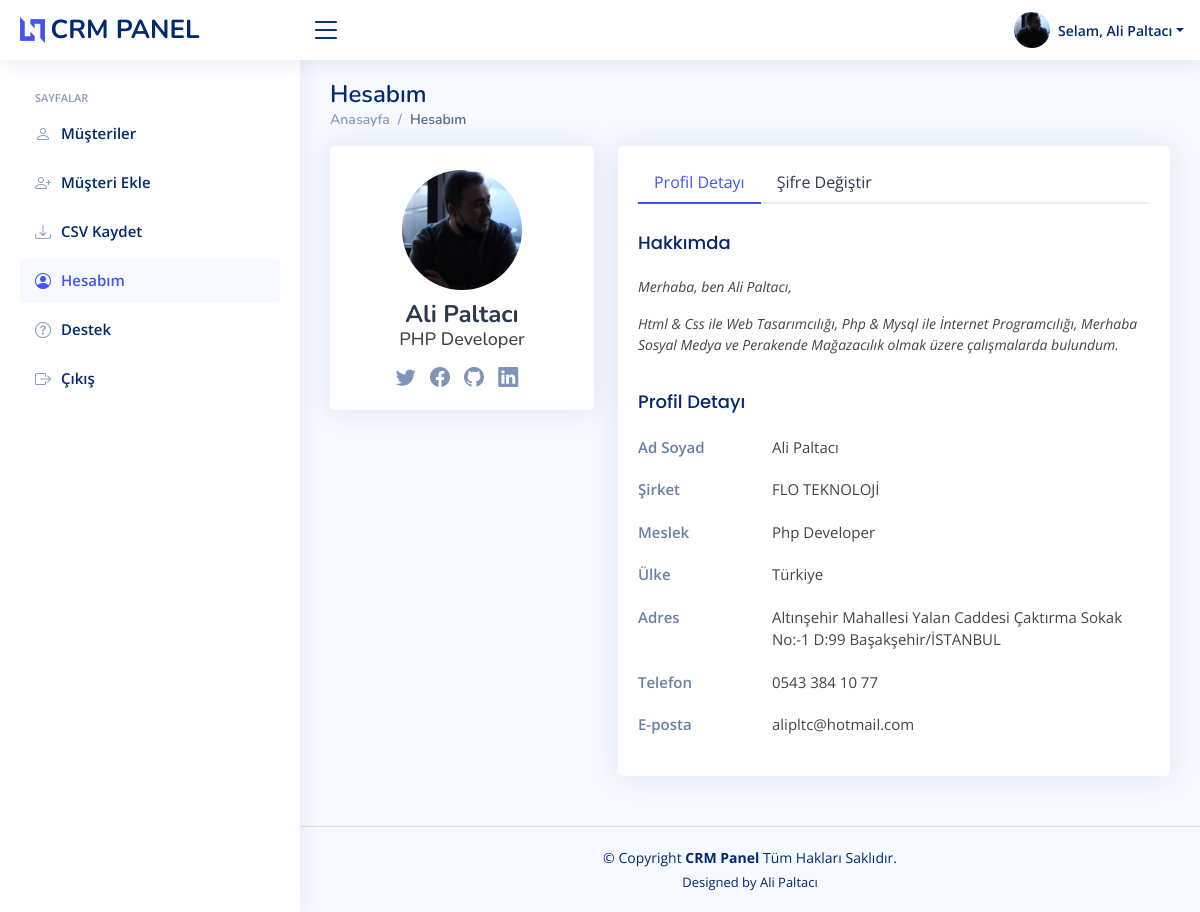
Page /crm/profil.php (signed in) on the committed database.
### tables this page shows
CREATE TABLE `yetkililer` (
  `id` int(11) NOT NULL,
  `AdSoyad` varchar(120) NOT NULL,
  `Email` varchar(120) NOT NULL,
  `Sifre` varchar(150) NOT NULL,
  `Sirket` varchar(50) DEFAULT NULL,
  `Unvan` varchar(50) DEFAULT NULL,
  `Telefon` varchar(11) NOT NULL,
  `Ulke` varchar(15) NOT NULL,
  `Adres` varchar(255) NOT NULL,
  `Cinsiyet` varchar(5) NOT NULL,
  `Resim` varchar(100) NOT NULL,
  `Github` varchar(150) DEFAULT NULL,
  `Linkedin` varchar(150) DEFAULT NULL,
  `Durum` tinyint(1) NOT NULL
);

### crm/template/tr.php (called while the page is built)
<?php
$cevir["musteriler"]      = "Müşteriler";
$cevir["musteri_ekle"]    = "Müşteri Ekle";
$cevir["musteri"]         = "Müşteri";
$cevir["hesabim"]         = "Hesabım";
$cevir["destek"]          = "Destek";
$cevir["sayfalar"]        = "sayfalar";
$cevir["anasayfa"]        = "Anasayfa";
$cevir["sirket"]          = "Şirket";
$cevir["adsoyad"]         = "Ad Soyad";
$cevir["email"]           = "E-posta";
$cevir["vergidairesi"]    = "Vergi Dairesi";
$cevir["verginumarasi"]   = "Vergi Numarası";
$cevir["durum"]           = "Durum";
$cevir["kayit_tarihi"]    = "Kayıt Tarihi";
$cevir["islemler"]        = "İşlemler";
$cevir["müşteri_tablosu"] = "Müşteri Tablosu";
$cevir["aktif"]           = "Aktif";
$cevir["pasif"]           = "Pasif";
$cevir["guncelle"]        = "Güncelle";
$cevir["sil"]             = "Sil";
$cevir["ara"]             = "Ara";
$cevir["tablo_ara"]       = "Tabloda Arayın...";
$cevir["musteri_bilgisi"] = "Müşteri Bilgisi";
$cevir["mail_gonder"]     = "Mail Gönder";
$cevir["profil_detay"]    = "Profil Detayı";
$cevir["cinsiyet"]        = "Cinsiyet";
$cevir["adres"]           = "Adres";
$cevir["telefon"]         = "Telefon";
$cevir["gelir_duzeyi"]    = "Gelir Düzeyi";
$cevir["pdf_olustur"]     = "PDF Oluştur";
$cevir["resim_yukle"]     = "Resim Yükle";
$cevir["erkek"]           = "Erkek";
$cevir["kadin"]           = "Kadın";
$cevir["kaydet"]          = "Kaydet";
$cevir["temizle"]         = "Temizle";
$cevir["aktif_mi"]        = "Aktif mi?";
$cevir["konu"]            = "Konu";
$cevir["aciklama"]        = "Açıklama";
$cevir["meslek"]          = "Meslek";
$cevir["ulke"]            = "Ülke";
$cevir["sifre_degistir"]  = "Şifre Değiştir";
$cevir["haklar"]          = "Tüm Hakları Saklıdır.";
$cevir["hakkimda"]        = "Hakkımda";
$cevir["cikis"]           = "Çıkış";
$cevir["turkce"]          = "Türkçe";
$cevir["ingilizce"]       = "English";
$cevir["hakkinda"]        = "Hakkında";
?>

### crm/profil.php (the view, shortened to what this page needs)
<?php
include_once 'template/header.php';
include_once 'template/sidebar.php';
?>
  <main id="main" class="main">
    <div class="pagetitle">
      <h1>Hesabım</h1>
      <nav>
        <ol class="breadcrumb">
          <li class="breadcrumb-item"><a href="index.php"><?php echo $cevir["anasayfa"]; ?></a></li>
          <li class="breadcrumb-item active"><?php echo $cevir["hesabim"]; ?></li>
        </ol>
      </nav>
    </div>
    <section class="section profile">
      <div class="row">
        <div class="col-xl-4">
          <div class="card">
            <div class="card-body profile-card pt-4 d-flex flex-column align-items-center">
              <img src="assets/img/<?php echo $yetkili_resim; ?>" alt="Profile" class="rounded-circle">
              <h2><?php echo $yetkili_adsoyad; ?></h2>
              <h3><?php echo $yetkili_unvan; ?></h3>
              <div class="social-links mt-2">
                <a href="#" class="twitter"><i class="bi bi-twitter"></i></a>
                <a href="#" class="facebook"><i class="bi bi-facebook"></i></a>
                <a href="https://github.com/<?php echo $yetkili_github; ?>" target="_blank" class="instagram"><i class="bi bi-github"></i></a>
                <a href="https://www.linkedin.com/in/<?php echo $yetkili_linkedin; ?>" target="_blank" class="linkedin"><i class="bi bi-linkedin"></i></a>
              </div>
            </div>
          </div>
        </div>
        <div class="col-xl-8">
          <div class="card">
            <div class="card-body pt-3">
              <ul class="nav nav-tabs nav-tabs-bordered" role="tablist">
                <li class="nav-item" role="presentation">
                  <button class="nav-link active" data-bs-toggle="tab" data-bs-target="#profile-overview" aria-selected="true" role="tab"><?php echo $cevir["profil_detay"]; ?></button>
                </li>
                <li class="nav-item" role="presentation">
                  <button class="nav-link" data-bs-toggle="tab" data-bs-target="#profile-change-password" aria-selected="false" role="tab" tabindex="-1"><?php echo $cevir["sifre_degistir"]; ?></button>
                </li>
              </ul>
              <div class="tab-content pt-2">
                <div class="tab-pane fade profile-overview active show" id="profile-overview" role="tabpanel">
                  <h5 class="card-title"><?php echo $cevir["hakkimda"]; ?></h5>
                  <p class="small fst-italic">Merhaba, ben <?php echo $yetkili_adsoyad; ?>,</p>
                  <p class="small fst-italic">Html & Css ile Web Tasarımcılığı, Php & Mysql ile İnternet Programcılığı, Merhaba Sosyal Medya ve Perakende Mağazacılık olmak üzere çalışmalarda bulundum.</p>
                  <h5 class="card-title"><?php echo $cevir["profil_detay"]; ?></h5>
                  <div class="row">
                    <div class="col-lg-3 col-md-4 label "><?php echo $cevir["adsoyad"]; ?></div>
                    <div class="col-lg-9 col-md-8"><?php echo $yetkili_adsoyad; ?></div>
                  </div>
                  <div class="row">
                    <div class="col-lg-3 col-md-4 label"><?php echo $cevir["sirket"]; ?></div>
                    <div class="col-lg-9 col-md-8"><?php echo $yetkili_sirket; ?></div>
                  </div>
                  <div class="row">
                    <div class="col-lg-3 col-md-4 label"><?php echo $cevir["meslek"]; ?></div>
                    <div class="col-lg-9 col-md-8">Php Developer</div>
                  </div>
                  <div class="row">
                    <div class="col-lg-3 col-md-4 label"><?php echo $cevir["ulke"]; ?></div>
                    <div class="col-lg-9 col-md-8"><?php echo $yetkili_ulke; ?></div>
                  </div>
                  <div class="row">
                    <div class="col-lg-3 col-md-4 label"><?php echo $cevir["adres"]; ?></div>
                    <div class="col-lg-9 col-md-8"><?php echo $yetkili_adres; ?></div>
                  </div>
                  <div class="row">
                    <div class="col-lg-3 col-md-4 label"><?php echo $cevir["telefon"]; ?></div>
                    <div class="col-lg-9 col-md-8"><?php echo $yetkili_telefon; ?></div>
                  </div>
                  <div class="row">
                    <div class="col-lg-3 col-md-4 label"><?php echo $cevir["email"]; ?></div>
                    <div class="col-lg-9 col-md-8"><?php echo $yetkili_email; ?></div>
                  </div>
                </div>
              </div>
            </div>
          </div>
        </div>
      </div>
    </section>
  </main>
<?php
include_once 'template/footer.php';
?>

### crm/template/header.php (shortened to what this page needs)
<?php
require_once $_SERVER['DOCUMENT_ROOT']."/crm/Ayarlar/baglan.php";
require_once $_SERVER['DOCUMENT_ROOT']."/crm/Ayarlar/fonksiyonlar.php";
if(isset($_SESSION["Yetkili"])){
    $sorgu	=	$baglan->prepare("SELECT * FROM yetkililer WHERE Email = ? LIMIT 1");
    $sorgu->execute([$_SESSION["Yetkili"]]);
    $kontrol=	$sorgu->rowCount();
    $yetkili= $sorgu->fetch(PDO::FETCH_ASSOC);
    if($kontrol>0){
        $yetkili_email	  =	$yetkili["Email"];
        $yetkili_adsoyad  =	$yetkili["AdSoyad"];
        $yetkili_sirket   =	$yetkili["Sirket"];
        $yetkili_unvan    =	$yetkili["Unvan"];
        $yetkili_telefon  =	TelefonBicimlendir($yetkili["Telefon"]);
        $yetkili_ulke     =	$yetkili["Ulke"];
        $yetkili_adres    =	$yetkili["Adres"];
        $yetkili_resim    =	$yetkili["Resim"];
        $yetkili_github   =	$yetkili["Github"];
        $yetkili_linkedin =	$yetkili["Linkedin"];
        $yetkili_durum	  =	$yetkili["Durum"];
    }else{
        die();
    }
} else {
    echo "<script>
    window.top.location = 'http://localhost/crm/login.php';
    </script>";
}
if (isset($_SESSION["dil"])){
  require ("" . $_SESSION["dil"] . ".php");
} else {
  require ("tr.php");
}
?>
<!DOCTYPE html>
<html lang="tr">
<head>
  <link href="assets/vendor/bootstrap/css/bootstrap.min.css" rel="stylesheet">
  <link href="assets/vendor/bootstrap-icons/bootstrap-icons.css" rel="stylesheet">
  <link href="assets/vendor/boxicons/css/boxicons.min.css" rel="stylesheet">
  <link href="assets/vendor/quill/quill.snow.css" rel="stylesheet">
  <link href="assets/vendor/quill/quill.bubble.css" rel="stylesheet">
  <link href="assets/vendor/remixicon/remixicon.css" rel="stylesheet">
  <link href="assets/vendor/simple-datatables/style.css" rel="stylesheet">
  <link href="assets/css/style.css" rel="stylesheet">
</head>
<body>
<header id="header" class="header fixed-top d-flex align-items-center">
    <div class="d-flex align-items-center justify-content-between">
      <a href="index.php" class="logo d-flex align-items-center">
        <img src="assets/img/logo.png" alt="">
        <span class="d-none d-lg-block">CRM PANEL</span>
      </a>
      <i class="bi bi-list toggle-sidebar-btn"></i>
    </div>
    <nav class="header-nav ms-auto">
      <ul class="d-flex align-items-center">
        <li class="nav-item dropdown pe-3">
          <a class="nav-link nav-profile d-flex align-items-center pe-0" href="#" data-bs-toggle="dropdown">
            <img src="assets/img/<?php echo "$yetkili_resim"; ?>" alt="Profile" class="rounded-circle">
            <span class="d-none d-md-block dropdown-toggle ps-2"><?php echo ($yetkili_durum == 1) ? "Selam, $yetkili_adsoyad" : "Doğrulama Gerekli"; ?></span>
          </a>
        </li>
      </ul>
    </nav>
</header>

### crm/assets/css/style.css (style rules this page uses)
:root { scroll-behavior: smooth; }
body { font-family: "Open Sans", sans-serif; background: #f6f9ff; color: #444444; }
a { color: #4154f1; text-decoration: none; }
h1, h2, h3, h4, h5, h6 { font-family: "Nunito", sans-serif; }
#main { margin-top: 60px; padding: 20px 30px; transition: all 0.3s; }
.pagetitle { margin-bottom: 10px; }
.pagetitle h1 { font-size: 24px; margin-bottom: 0; font-weight: 600; color: #012970; }
.card { margin-bottom: 30px; border: none; border-radius: 5px; box-shadow: 0px 0 30px rgba(1, 41, 112, 0.1); }
.card-title { padding: 20px 0 15px 0; font-size: 18px; font-weight: 500; color: #012970; font-family: "Poppins", sans-serif; }
.card-body { padding: 0 20px 20px 20px; }
.breadcrumb { font-size: 14px; font-family: "Nunito", sans-serif; color: #899bbd; font-weight: 600; }
.breadcrumb a { color: #899bbd; transition: 0.3s; }
.breadcrumb .breadcrumb-item::before { color: #899bbd; }
.breadcrumb .active { color: #51678f; font-weight: 600; }
.nav-tabs-bordered { border-bottom: 2px solid #ebeef4; }
.nav-tabs-bordered .nav-link { margin-bottom: -2px; border: none; color: #2c384e; }
.nav-tabs-bordered .nav-link.active { background-color: #fff; color: #4154f1; border-bottom: 2px solid #4154f1; }
.logo { line-height: 1; }
@media (min-width: 1200px) { .logo { width: 280px; } }
.logo img { max-height: 26px; margin-right: 6px; }
.logo span { font-size: 26px; font-weight: 700; color: #012970; font-family: "Nunito", sans-serif; }
.header { transition: all 0.5s; z-index: 997; height: 60px; box-shadow: 0px 2px 20px rgba(1, 41, 112, 0.1); background-color: #fff; padding-left: 20px; }
.header .toggle-sidebar-btn { font-size: 32px; padding-left: 10px; cursor: pointer; color: #012970; }
.header-nav ul { list-style: none; }
.header-nav>ul { margin: 0; padding: 0; }
.header-nav .nav-profile { color: #012970; }
.header-nav .nav-profile img { max-height: 36px; }
.header-nav .nav-profile span { font-size: 14px; font-weight: 600; }
@media (min-width: 1200px) { #main, #footer { margin-left: 300px; } }
.profile .profile-card img { max-width: 120px; }
.profile .profile-card h2 { font-size: 24px; font-weight: 700; color: #2c384e; margin: 10px 0 0 0; }
.profile .profile-card h3 { font-size: 18px; }
.profile .profile-card .social-links a { font-size: 20px; display: inline-block; color: rgba(1, 41, 112, 0.5); line-height: 0; margin-right: 10px; transition: 0.3s; }
.profile .profile-overview .row { margin-bottom: 20px; font-size: 15px; }
.profile .profile-overview .card-title { color: #012970; }
.profile .profile-overview .label { font-weight: 600; color: rgba(1, 41, 112, 0.6); }

### rows in the picture
yetkililer: Resim (placeholder picture), AdSoyad "Ali Paltacı", Unvan "PHP Developer", Sirket "FLO TEKNOLOJİ", Ulke "Türkiye", Adres "Altınşehir Mahallesi Yalan Caddesi Çaktırma Sokak No:-1 D:99 Başakşehir/İSTANBUL", Telefon "0543 384 10 77", Email "alipltc@hotmail.com"

### other values in the picture
$cevir["sayfalar"] "SAYFALAR"
$cevir["musteriler"] "Müşteriler"
$cevir["musteri_ekle"] "Müşteri Ekle"
$cevir["kaydet"] "Kaydet"
$cevir["hesabim"] "Hesabım"
$cevir["destek"] "Destek"
$cevir["cikis"] "Çıkış"
$cevir["anasayfa"] "Anasayfa"
$cevir["profil_detay"] "Profil Detayı"
$cevir["sifre_degistir"] "Şifre Değiştir"
$cevir["hakkimda"] "Hakkımda"
$cevir["adsoyad"] "Ad Soyad"
$cevir["sirket"] "Şirket"
$cevir["meslek"] "Meslek"
$cevir["ulke"] "Ülke"
